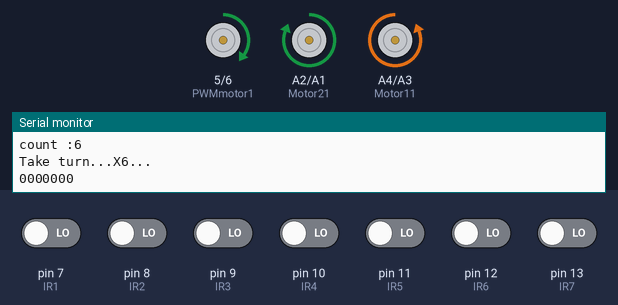
Simulated run of this sketch. Board: Arduino Uno, built with avr-gcc and run on an emulated ATmega328P. On the bench: motor-driver pin pairs drawn as motors (green arrow = first pin HIGH = forward, orange = second pin HIGH = backward, longer = more drive), the last lines printed to the serial monitor. The test bench sets the inputs (shaded band); at power-on: pin 7 (IR1), pin 8 (IR2), pin 9 (IR3), pin 10 (IR4), pin 11 (IR5), pin 12 (IR6), pin 13 (IR7) LOW.

Above: at 1.2 s.
1.3 s: pin 7 (IR1) driven HIGH
At 2.4 s:
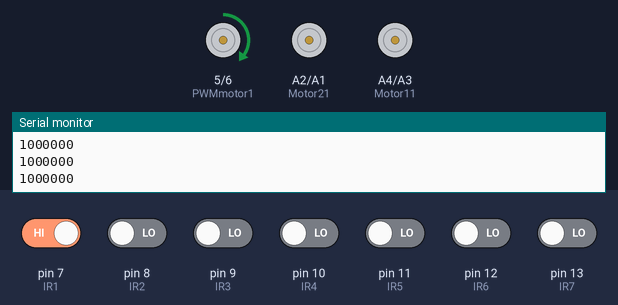
3.1 s: pin 8 (IR2) driven HIGH
At 3.51 s:
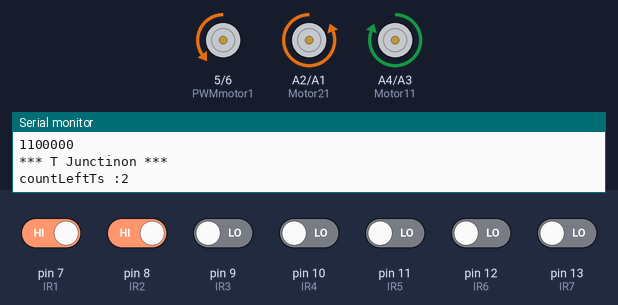
6.1 s: pin 9 (IR3) driven HIGH
At 6.9 s:
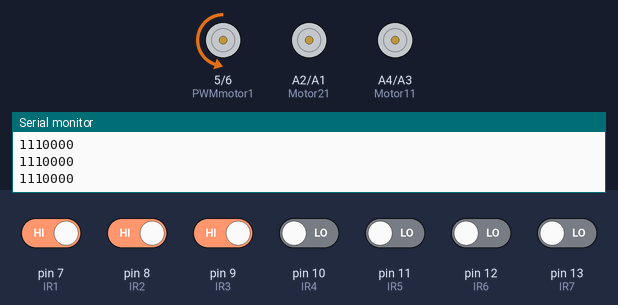
7.8 s: pin 9 (IR3) driven LOW
At 10.7 s:
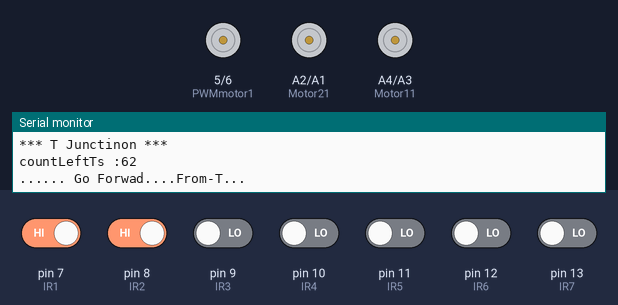
10.8 s: pin 10 (IR4) driven HIGH
At 11.4 s:
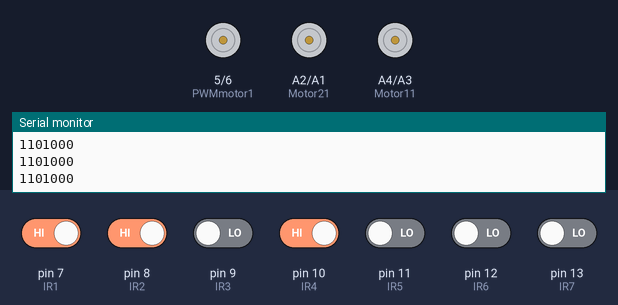
13.8 s: pin 9 (IR3) driven HIGH
At 14.8 s:
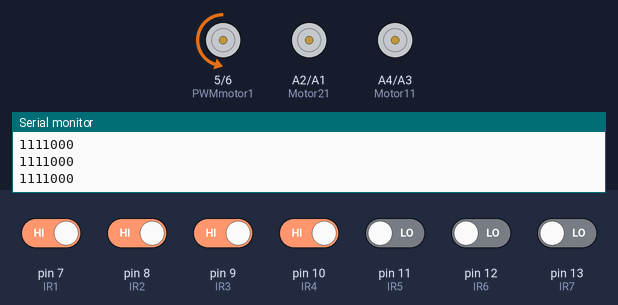
Timing chart, 0 to 64.3 s (numbered marks = the images above; inputs shaded):
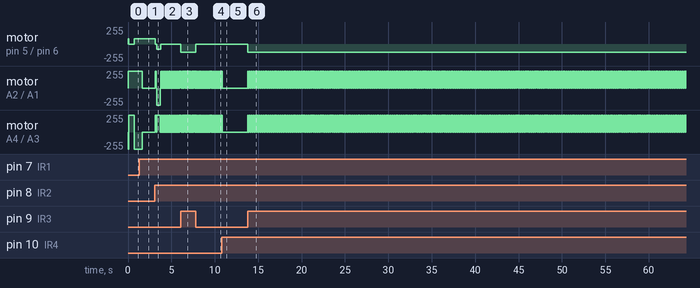

Measured:
- after the input at 1.3 s, motor on pin 5 (PWMmotor1) / pin 6 (PWMmotor2): stays forward 80/255 (without the input it goes to stopped after 0.37 s); motor on A4 (Motor11) / A3 (Motor12): backward 255/255 → stopped after 0.35 s
- after the input at 6.1 s, motor on pin 5 (PWMmotor1) / pin 6 (PWMmotor2): stopped → backward 120/255 at once; motor on A2 (Motor21) / A1 (Motor22), motor on A4 (Motor11) / A3 (Motor12): alternates forward 255/255 for 0.02 s and stopped for 0.02 s, starting at once
- after the input at 7.8 s, motor on pin 5 (PWMmotor1) / pin 6 (PWMmotor2): backward 120/255 → stopped at once; motor on A2 (Motor21) / A1 (Motor22), motor on A4 (Motor11) / A3 (Motor12): alternates forward 255/255 for 0.03 s and stopped for 0.06 s, starting after 0.12 s
- after the input at 10.8 s, motor on A2 (Motor21) / A1 (Motor22), motor on A4 (Motor11) / A3 (Motor12): goes on until 10.8 s, then stays stopped
- after the input at 13.8 s, motor on pin 5 (PWMmotor1) / pin 6 (PWMmotor2): stopped → backward 120/255 at once; motor on A2 (Motor21) / A1 (Motor22), motor on A4 (Motor11) / A3 (Motor12): alternates forward 255/255 for 0.03 s and stopped for 0.02 s, starting at once

The sketch:

sketch_feb12b.ino
```cpp
#define IR1 7
#define IR2 8
#define IR3 9
#define IR4 10
#define IR5 11
#define IR6 12
#define IR7 13
#define Motor11 A4 //Right side...
#define Motor12 A3 //Right side
#define Motor21 A2  //Left side....
#define Motor22 A1  //Left side
#define PWMmotor1 5 //Right side...
#define PWMmotor2 6//Left side....

int XjunctionCount=0;
int Xcount[1]={0};

int LeftTjunctioncount=0;
int LeftTjunctions[1]={0};

int IR1read=0;
int IR2read=0;
int IR3read=0;
int IR4read=0;
int IR5read=0;
int IR6read=0;
int IR7read=0;

void setup() {

 pinMode(IR1,INPUT);
 pinMode(IR2,INPUT);
 pinMode(IR3,INPUT);
 pinMode(IR4,INPUT);
 pinMode(IR5,INPUT);
 pinMode(IR6,INPUT);
 pinMode(IR7,INPUT);

  pinMode(Motor11,OUTPUT);
  pinMode(Motor12,OUTPUT);
  pinMode(Motor21,OUTPUT);
  pinMode(Motor22,OUTPUT);
  pinMode(PWMmotor1,OUTPUT);
  pinMode(PWMmotor2,OUTPUT);

 Serial.begin(9600);
}

void loop() {

   scan();

  /*Forward...........................................................*/
  if (IR1read ==1 && IR2read ==1 && IR3read == 0 && IR4read == 0 && IR5read == 0 && IR6read == 1 && IR7read == 1 ) {//ok
    forward();
  }

  if (IR1read ==1 && IR2read ==1 && IR3read == 0 && IR4read == 0 && IR5read == 0 && IR6read == 1 && IR7read == 0 ) {//ok
    forward();

  }
  if (IR1read ==1 && IR2read ==1 && IR3read == 1 && IR4read == 0 && IR5read == 1 && IR6read == 1 && IR7read == 1 ) {//ok
    forward();
  }
  if (IR1read ==1 && IR2read ==1 && IR3read == 1 && IR4read == 1 && IR5read == 0 && IR6read == 1 && IR7read == 1 ) {//ok
    forward();
  }
  if (IR1read ==0 && IR2read ==0 && IR3read == 0 && IR4read == 0 && IR5read == 0 && IR6read == 1 && IR7read == 1) {
   forward();
  }
  if (IR1read ==1 && IR2read ==1 && IR3read == 0 && IR4read == 1 && IR5read == 1 && IR6read == 1 && IR7read == 1 ) {//ok
    left();
     delay(20);
  }

  /*Turn Left..........................................................*/

  if (IR1read ==0 && IR2read ==0 && IR3read == 0 && IR4read == 0 && IR5read == 0 && IR6read ==0 && IR7read == 1) {//ok
    forward();
    delay(20);
  }
  if (IR1read ==1 && IR2read ==0 && IR3read == 0 && IR4read == 0 && IR5read == 1&& IR6read == 1&& IR7read == 1) {//ok
    left();
    delay(20);
  }
  if (IR1read ==1 && IR2read ==1 && IR3read == 0 && IR4read == 0 && IR5read == 1 && IR6read == 1&& IR7read == 1) {//ok
    left();
    delay(20);
  }
  if (IR1read ==0 && IR2read ==0 && IR3read == 0 && IR4read == 1 && IR5read == 1 && IR6read == 1&& IR7read == 1) {//ok
    left();
    delay(20);
  }
  if (IR1read == 0 && IR2read == 0 && IR3read == 1 && IR4read == 1 && IR5read == 1 && IR6read == 1 && IR7read == 1) {//ok
    left();
    delay(20);
  }
  if (IR1read == 0 && IR2read == 1 && IR3read == 1 && IR4read == 1 && IR5read == 1&& IR6read == 1&& IR7read == 1) {//ok
    left();
    delay(20);
  }
   if (IR1read ==1 && IR2read ==0 && IR3read == 0 && IR4read == 0 && IR5read == 0 && IR6read == 1 && IR7read == 1) {//ok
    left();
    delay(20);
  }
  if (IR1read ==1 && IR2read ==0 && IR3read == 0 && IR4read == 1 && IR5read == 1&& IR6read == 1&& IR7read == 1) {//ok
    left();
    delay(20);
  }
  if (IR1read ==0 && IR2read ==0 && IR3read == 0 && IR4read == 0 && IR5read == 1&& IR6read == 1&& IR7read == 1) {//ok
    left();
    delay(20);
  }

  /* Turn Right...........................................................*/

  if (IR1read ==1 && IR2read ==1 && IR3read == 0 && IR4read == 0 && IR5read == 0 && IR6read == 0 && IR7read == 0) {//ok
   // right();
   // delay(475);
    Serial.print("*** T Junctinon ***");
   CountingLeftTjunctions();

  }
  if (IR1read ==1 && IR2read ==1 && IR3read == 0 && IR4read == 0 && IR5read == 0 && IR6read == 0 && IR7read == 1) {//ok
    right();
    delay(20);
  }
  if (IR1read ==1 && IR2read ==1 && IR3read == 1 && IR4read == 0 && IR5read == 0 && IR6read == 0 && IR7read == 0) {//ok
    right();
    delay(20);
  }
  if (IR1read ==1 && IR2read ==1 && IR3read ==1 && IR4read == 1 && IR5read == 0 && IR6read == 0 && IR7read == 0) {//ok
    right();
    delay(25);
  }
  if (IR1read ==1 && IR2read ==1 && IR3read == 1 && IR4read == 0 && IR5read == 0 && IR6read == 0 && IR7read == 1) {//ok
    right();
    delay(20);
  }
  if (IR1read ==1 && IR2read ==1 && IR3read == 1 && IR4read == 1 && IR5read == 1 && IR6read == 0 && IR7read == 0) {//ok
    right();
    delay(20);
  }
  if (IR1read ==1 && IR2read ==1 && IR3read == 1 && IR4read == 1 && IR5read == 1 && IR6read == 1 && IR7read == 0) {//ok
    right();
    delay(50);
  }
  if (IR1read ==1 && IR2read ==1 && IR3read == 1 && IR4read == 1 && IR5read == 0 && IR6read == 0 && IR7read == 1) {//ok
    right();
    delay(20);
  }
   if (IR1read ==1 && IR2read ==1 && IR3read == 1 && IR4read == 0 && IR5read == 0 && IR6read == 1 && IR7read == 1) {//ok
    right();
    delay(20);
  }

  /*Stoping Or Back.............................................................. */

  if (IR1read ==1 && IR2read ==1 && IR3read == 1 && IR4read == 1 && IR5read == 1&& IR6read == 1 && IR7read == 1) {//ok
     int Bcount =(Xcount[0]);
    Serial.print("!!!!!!!WrongTURN - Back!!!!!!!");
    if(Bcount< 15){
      backward();
      delay(50);
      }


    //forward();
    // delay(20);

    breake();
    delay(20);

  }


 if (IR1read ==0 && IR2read ==0 && IR3read == 0 && IR4read == 0 && IR5read == 0 && IR6read == 0 && IR7read == 0) {//ok
      Serial.print("!!!!!!!!!X Junctinon !!!!!!!!!!");
     CountingXJunctions();
  }

   else {
    breake();
    delay(20);
  }
}

void scan() {
  IR1read = digitalRead(IR1);
  IR2read = digitalRead(IR2);
  IR3read = digitalRead(IR3);
  IR4read = digitalRead(IR4);
  IR5read = digitalRead(IR5);
  IR6read = digitalRead(IR6);
  IR7read = digitalRead(IR7);


      Serial.print(digitalRead(IR1));
      Serial.print(digitalRead(IR2));
      Serial.print(digitalRead(IR3));
      Serial.print(digitalRead(IR4));
      Serial.print(digitalRead(IR5));
      Serial.print(digitalRead(IR6));
      Serial.print(digitalRead(IR7));
      Serial.println("  ");
}
void backward(){
    delay(30);
    digitalWrite(Motor12,HIGH);
    digitalWrite(Motor11,LOW);
    digitalWrite(Motor22,HIGH);
    digitalWrite(Motor21,LOW);
    analogWrite(PWMmotor1,90);
    analogWrite(PWMmotor2,90);
    delay(10);

  }


void forward() {
    digitalWrite(Motor11,HIGH);
    digitalWrite(Motor12,LOW);
    digitalWrite(Motor21,HIGH);
    digitalWrite(Motor22,LOW);
    analogWrite(PWMmotor1,120);
    analogWrite(PWMmotor2,120);
    delay(10);
}

void breake() {
    digitalWrite(Motor11,LOW);
    digitalWrite(Motor12,LOW);
    digitalWrite(Motor21,LOW);
    digitalWrite(Motor22,LOW);
}

void left() {
    digitalWrite(Motor11,HIGH);
    digitalWrite(Motor12,LOW);
    digitalWrite(Motor21,HIGH);
    digitalWrite(Motor22,LOW);
    analogWrite(PWMmotor1,120);
    analogWrite(PWMmotor2,0);

}
void leftTX() {
    digitalWrite(Motor11,LOW);
    digitalWrite(Motor12,HIGH);
    digitalWrite(Motor21,HIGH);
    digitalWrite(Motor22,LOW);
    analogWrite(PWMmotor1,120);
    analogWrite(PWMmotor2,40);

}
void rightTX() {
    digitalWrite(Motor11,HIGH);
    digitalWrite(Motor12,LOW);
    digitalWrite(Motor21,LOW);
    digitalWrite(Motor22,HIGH);
    analogWrite(PWMmotor1,40);
    analogWrite(PWMmotor2,120);
}
void right() {
    digitalWrite(Motor11,HIGH);
    digitalWrite(Motor12,LOW);
    digitalWrite(Motor21,HIGH);
    digitalWrite(Motor22,LOW);
    analogWrite(PWMmotor1,0);
    analogWrite(PWMmotor2,120);
}

void CountingXJunctions(){
  int i=0;
  while(i<10) {
  int count =(Xcount[0]);
  count=count+1;
  Xcount[0]=count;

  Serial.println("  ");
  Serial.print("count :");
  Serial.print(count);
  Serial.println("  ");

 //int StartX=(LeftTjunctions[0]);
 //if(StartX>1){

  if(count == 1){
    leftTX();
    delay(100);
    forward();
    delay(50);
    Serial.println("Take turn & Go Forwad...X1... ");
    }

 else if(count == 2){
    forward();
    delay(100);
    Serial.println("...... Go Forwad.... ");
    }

  else if(count == 3){
   forward();
    delay(100);
    Serial.println("...... Go Forwad.... ");
    }

  else if(count == 4){
    forward();
    delay(100);
    Serial.println("...... Go Forwad.... ");
   }

 else if(count == 5){
    //left();
    //delay(475);
    forward();
    delay(100);
    Serial.println("...... Go Forwad.... ");

    }
 else if(count == 6){
    leftTX();
    delay(475);
    //forward();
    //delay(50);
    Serial.println("Take turn...X6... ");
    }
  else if(count == 7){
    leftTX();
    delay(470);
    //forward();
    //delay(100);
    Serial.println("Take turn...X7... ");
   }
   else if(count == 8){
    forward();
    delay(100);
    Serial.println("...... Go Forwad.... ");
   }
   else if(count == 9){
    forward();
    delay(100);
    Serial.println("...... Go Forwad.... ");
   }
   else if(count ==10){

     forward();
    delay(100);
    Serial.println("...... Go Forwad.... ");
    }

  else if(count == 11){

    Serial.println("Take turn....X11... ");
    rightTX();
    delay(475);
    //forward();
   //delay(100);
    // right();
    //delay(475);
   }

  else if(count == 12){
  forward();
  delay(100);
   //right();
   // delay(475);
   Serial.println("...... Go Forwad.... ");
   }

   else if(count == 13){
   forward();
   delay(120);
   //rightTX();
   // delay(482);
   Serial.println("...... Go Forwad.... ");
   }
   else if(count == 14){
  Serial.println("Take turn....X14.. ");
  rightTX();
  delay(350);

   //forward();
   //delay(200);
   //breake();

   }
   else if(count == 15){
  Serial.println("####Stop.... ");

  digitalWrite(Motor11,HIGH);
    digitalWrite(Motor12,LOW);
    digitalWrite(Motor21,HIGH);
    digitalWrite(Motor22,LOW);
    analogWrite(PWMmotor1,50);
    analogWrite(PWMmotor2,50);


   delay(720);
   breake();
   delay(1000000);
   //right();
   //delay(475);
   }
  /* else if(count == 16){
    breake();

   }  */
 else{delay(100);}

  break;
    //}
  }
 }


void CountingLeftTjunctions(){//Wam pasata harim...
  int i=0;
  while(i<10) {
  int count =(LeftTjunctions[0]);
  count=count+1;
  LeftTjunctions[0]=count;

  Serial.println("  ");
  Serial.print("countLeftTs :");
  Serial.print(count);
  Serial.println("  ");

  if(count == 1){
    forward();
    delay(150);
    Serial.println("...... Go Forwad...From-T... ");
    }
  else if(count == 2){
    rightTX();
    delay(440);
    Serial.println("...... Take turn....From T.... ");
    }/*
  else if(count == 3){
    forward();
    delay(30);

    }*/
  else{
    forward();
    Serial.println("...... Go Forwad....From-T... ");
    }
  break;
  }
 }
```
